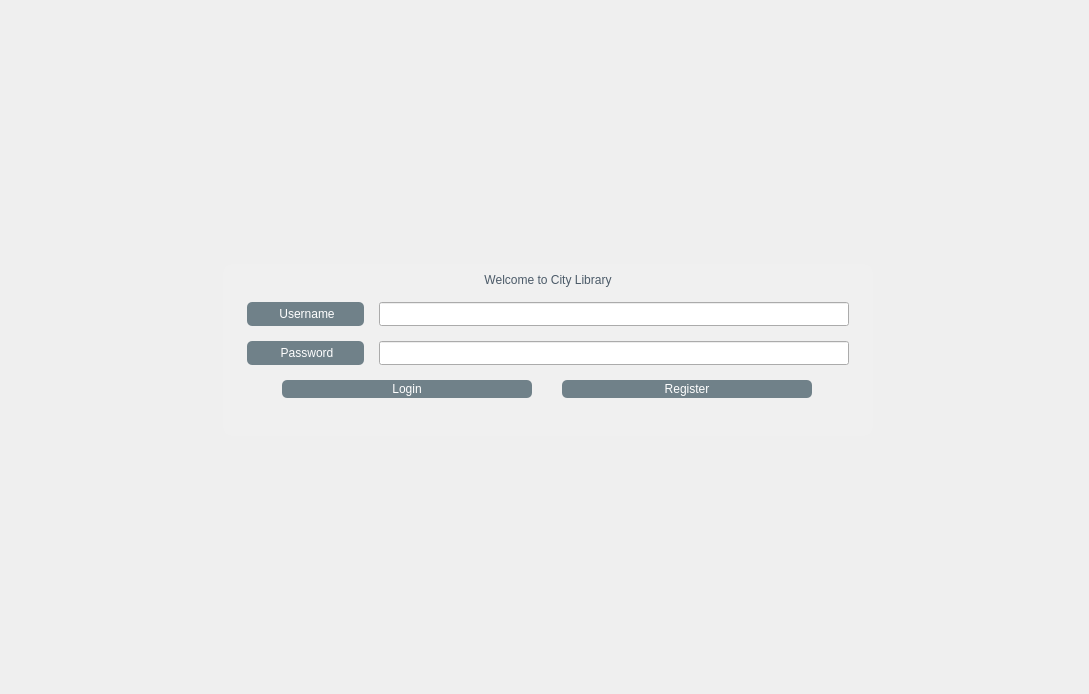
<?xml version="1.0" encoding="UTF-8"?>
<ui version="4.0">
 <class>ViewLogin</class>
 <widget class="QWidget" name="ViewLogin">
  <property name="geometry">
   <rect>
    <x>0</x>
    <y>0</y>
    <width>1089</width>
    <height>694</height>
   </rect>
  </property>
  <property name="windowTitle">
   <string>Form</string>
  </property>
  <layout class="QVBoxLayout" name="verticalLayout_3">
   <property name="spacing">
    <number>0</number>
   </property>
   <property name="leftMargin">
    <number>0</number>
   </property>
   <property name="topMargin">
    <number>0</number>
   </property>
   <property name="rightMargin">
    <number>0</number>
   </property>
   <property name="bottomMargin">
    <number>0</number>
   </property>
   <item>
    <widget class="QWidget" name="screenBackGround" native="true">
     <property name="styleSheet">
      <string notr="true">#screenBackGround {
	background-image: url(:/branding/images/brand/background.jpg);
}</string>
     </property>
     <layout class="QHBoxLayout" name="horizontalLayout">
      <property name="leftMargin">
       <number>0</number>
      </property>
      <property name="topMargin">
       <number>0</number>
      </property>
      <property name="rightMargin">
       <number>0</number>
      </property>
      <property name="bottomMargin">
       <number>0</number>
      </property>
      <item>
       <layout class="QGridLayout" name="mainLayout" rowstretch="2,1,2" columnstretch="4,2,4">
        <item row="1" column="2">
         <spacer name="horizontalSpacer_2">
          <property name="orientation">
           <enum>Qt::Orientation::Horizontal</enum>
          </property>
          <property name="sizeHint" stdset="0">
           <size>
            <width>40</width>
            <height>20</height>
           </size>
          </property>
         </spacer>
        </item>
        <item row="1" column="0">
         <spacer name="horizontalSpacer">
          <property name="orientation">
           <enum>Qt::Orientation::Horizontal</enum>
          </property>
          <property name="sizeHint" stdset="0">
           <size>
            <width>40</width>
            <height>20</height>
           </size>
          </property>
         </spacer>
        </item>
        <item row="2" column="1">
         <spacer name="verticalSpacer_2">
          <property name="orientation">
           <enum>Qt::Orientation::Vertical</enum>
          </property>
          <property name="sizeHint" stdset="0">
           <size>
            <width>20</width>
            <height>40</height>
           </size>
          </property>
         </spacer>
        </item>
        <item row="0" column="0">
         <layout class="QGridLayout" name="logoLayout" columnstretch="0,0,0">
          <item row="0" column="0">
           <spacer name="horizontalSpacer_3">
            <property name="orientation">
             <enum>Qt::Orientation::Horizontal</enum>
            </property>
            <property name="sizeHint" stdset="0">
             <size>
              <width>40</width>
              <height>20</height>
             </size>
            </property>
           </spacer>
          </item>
          <item row="0" column="2">
           <spacer name="horizontalSpacer_4">
            <property name="orientation">
             <enum>Qt::Orientation::Horizontal</enum>
            </property>
            <property name="sizeHint" stdset="0">
             <size>
              <width>40</width>
              <height>20</height>
             </size>
            </property>
           </spacer>
          </item>
          <item row="0" column="1">
           <widget class="QLabel" name="label">
            <property name="text">
             <string/>
            </property>
            <property name="pixmap">
             <pixmap resource="images.qrc">:/branding/images/brand/logo.png</pixmap>
            </property>
            <property name="scaledContents">
             <bool>false</bool>
            </property>
           </widget>
          </item>
         </layout>
        </item>
        <item row="1" column="1">
         <widget class="QWidget" name="loginBackground" native="true">
          <property name="minimumSize">
           <size>
            <width>650</width>
            <height>0</height>
           </size>
          </property>
          <property name="styleSheet">
           <string notr="true">#loginBackground{
	
	background-color: rgb(240, 240, 240);
	border-radius: 10px;
}</string>
          </property>
          <layout class="QVBoxLayout" name="verticalLayout_2">
           <item>
            <layout class="QVBoxLayout" name="verticalLayout" stretch="0,0,0,0">
             <property name="spacing">
              <number>15</number>
             </property>
             <property name="leftMargin">
              <number>15</number>
             </property>
             <property name="rightMargin">
              <number>15</number>
             </property>
             <item>
              <widget class="QLabel" name="welcomeLabel">
               <property name="styleSheet">
                <string notr="true">font: 700 20pt &quot;Segoe UI&quot;;
color: rgb(75, 90, 104);</string>
               </property>
               <property name="text">
                <string>Welcome to City Library</string>
               </property>
               <property name="alignment">
                <set>Qt::AlignmentFlag::AlignCenter</set>
               </property>
              </widget>
             </item>
             <item>
              <layout class="QGridLayout" name="inputLayout" columnstretch="1,4" columnminimumwidth="0,0">
               <item row="1" column="1">
                <widget class="QLineEdit" name="passwordLineEdit">
                 <property name="sizePolicy">
                  <sizepolicy hsizetype="Expanding" vsizetype="Expanding">
                   <horstretch>0</horstretch>
                   <verstretch>0</verstretch>
                  </sizepolicy>
                 </property>
                 <property name="minimumSize">
                  <size>
                   <width>4</width>
                   <height>0</height>
                  </size>
                 </property>
                 <property name="styleSheet">
                  <string notr="true"/>
                 </property>
                 <property name="echoMode">
                  <enum>QLineEdit::EchoMode::Password</enum>
                 </property>
                </widget>
               </item>
               <item row="0" column="1">
                <widget class="QLineEdit" name="usernameLineEdit">
                 <property name="sizePolicy">
                  <sizepolicy hsizetype="Expanding" vsizetype="Expanding">
                   <horstretch>0</horstretch>
                   <verstretch>0</verstretch>
                  </sizepolicy>
                 </property>
                 <property name="maximumSize">
                  <size>
                   <width>16777214</width>
                   <height>16777215</height>
                  </size>
                 </property>
                 <property name="styleSheet">
                  <string notr="true"/>
                 </property>
                </widget>
               </item>
               <item row="0" column="0">
                <widget class="QLabel" name="usernameLabel">
                 <property name="styleSheet">
                  <string notr="true">#usernameLabel {
font: 700 12pt &quot;Segoe UI&quot;;
color: rgb(255, 255, 255);
background-color: rgb(112, 129, 137);
border-radius:5px;
padding-top: 5px;
padding-right: 5px;
padding-bottom: 5px;
padding-left: 5px;
}</string>
                 </property>
                 <property name="text">
                  <string>&lt;html&gt;&lt;head/&gt;&lt;body&gt;&lt;p align=&quot;center&quot;&gt;Username&lt;/p&gt;&lt;/body&gt;&lt;/html&gt;</string>
                 </property>
                </widget>
               </item>
               <item row="1" column="0">
                <widget class="QLabel" name="passwordLabel">
                 <property name="sizePolicy">
                  <sizepolicy hsizetype="Expanding" vsizetype="Expanding">
                   <horstretch>0</horstretch>
                   <verstretch>0</verstretch>
                  </sizepolicy>
                 </property>
                 <property name="styleSheet">
                  <string notr="true">#passwordLabel {
font: 700 12pt &quot;Segoe UI&quot;;
color: rgb(255, 255, 255);
background-color: rgb(112, 129, 137);
border-radius:5px;
padding-top: 5px;
padding-right: 5px;
padding-bottom: 5px;
padding-left: 5px;
}</string>
                 </property>
                 <property name="text">
                  <string>&lt;html&gt;&lt;head/&gt;&lt;body&gt;&lt;p align=&quot;center&quot;&gt;Password&lt;/p&gt;&lt;/body&gt;&lt;/html&gt;</string>
                 </property>
                </widget>
               </item>
              </layout>
             </item>
             <item>
              <layout class="QHBoxLayout" name="buttonLayout">
               <property name="leftMargin">
                <number>20</number>
               </property>
               <property name="rightMargin">
                <number>20</number>
               </property>
               <item>
                <widget class="QPushButton" name="loginButton">
                 <property name="maximumSize">
                  <size>
                   <width>250</width>
                   <height>16777215</height>
                  </size>
                 </property>
                 <property name="styleSheet">
                  <string notr="true">QPushButton {
	font: 700 12pt &quot;Segoe UI&quot;;
	background-color: rgb(112, 129, 137);
    color: white;       	
	padding: 2px;
	border-radius: 5px;
}

QPushButton:hover {
    background-color: #555;
}

QPushButton:pressed {
    background-color: #444;
}</string>
                 </property>
                 <property name="text">
                  <string>Login</string>
                 </property>
                </widget>
               </item>
               <item>
                <widget class="QPushButton" name="registerButton">
                 <property name="maximumSize">
                  <size>
                   <width>250</width>
                   <height>16777215</height>
                  </size>
                 </property>
                 <property name="styleSheet">
                  <string notr="true">QPushButton {
	font: 700 12pt &quot;Segoe UI&quot;;
	background-color: rgb(112, 129, 137);
    color: white;       	
	padding: 2px;
	border-radius: 5px;
}

QPushButton:hover {
    background-color: #555;
}

QPushButton:pressed {
    background-color: #444;
}</string>
                 </property>
                 <property name="text">
                  <string>Register</string>
                 </property>
                </widget>
               </item>
              </layout>
             </item>
             <item>
              <widget class="QLabel" name="errorLabel">
               <property name="styleSheet">
                <string notr="true">#errorLabel {
	color: rgb(255, 0, 0);
	font: 10pt &quot;Segoe UI&quot;;
}</string>
               </property>
               <property name="text">
                <string/>
               </property>
               <property name="alignment">
                <set>Qt::AlignmentFlag::AlignCenter</set>
               </property>
              </widget>
             </item>
            </layout>
           </item>
          </layout>
         </widget>
        </item>
        <item row="0" column="1">
         <spacer name="verticalSpacer">
          <property name="orientation">
           <enum>Qt::Orientation::Vertical</enum>
          </property>
          <property name="sizeHint" stdset="0">
           <size>
            <width>20</width>
            <height>40</height>
           </size>
          </property>
         </spacer>
        </item>
       </layout>
      </item>
     </layout>
    </widget>
   </item>
  </layout>
 </widget>
 <resources>
  <include location="images.qrc"/>
 </resources>
 <connections/>
</ui>
